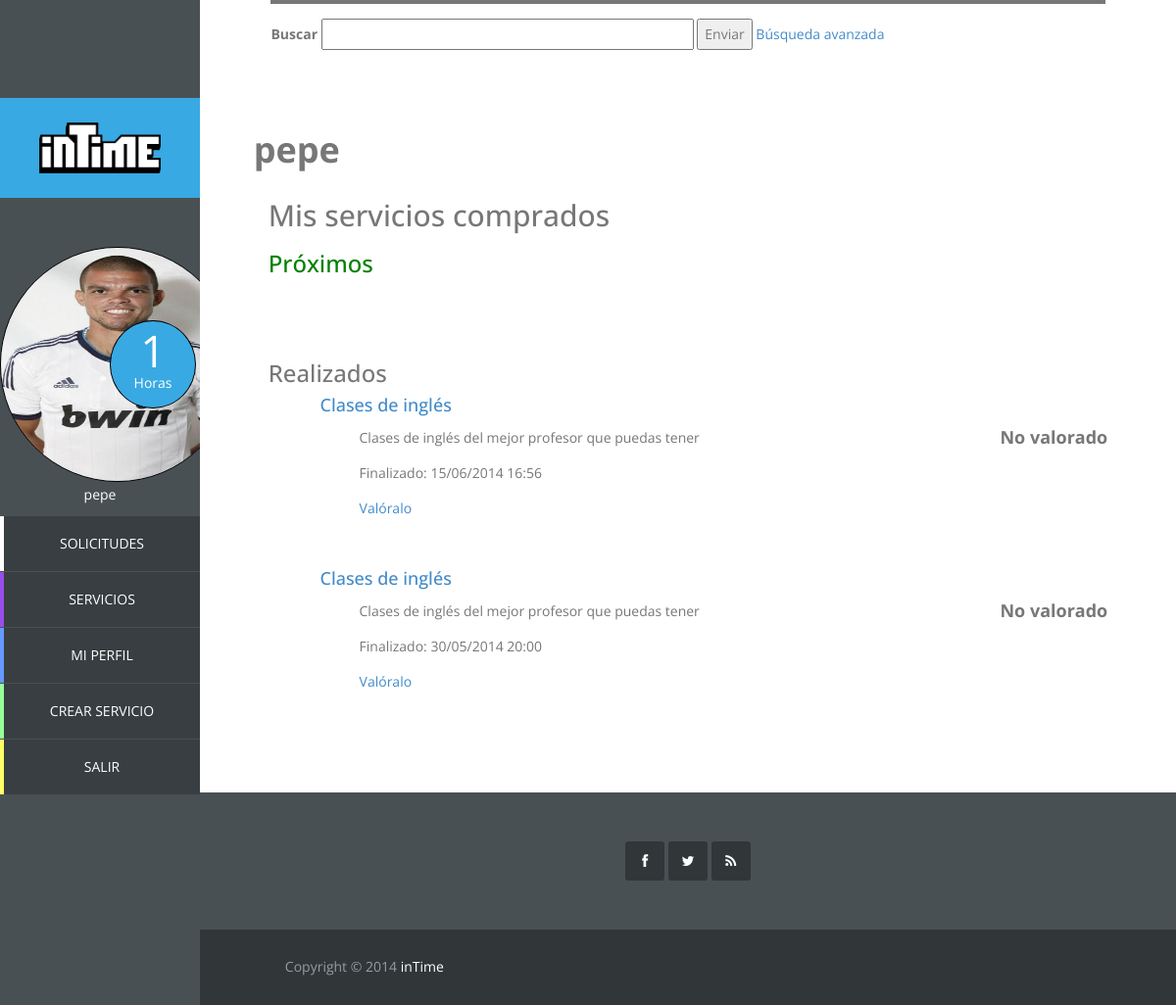
Before: /vista/perfil_usuario.php (signed in) with the older database file.
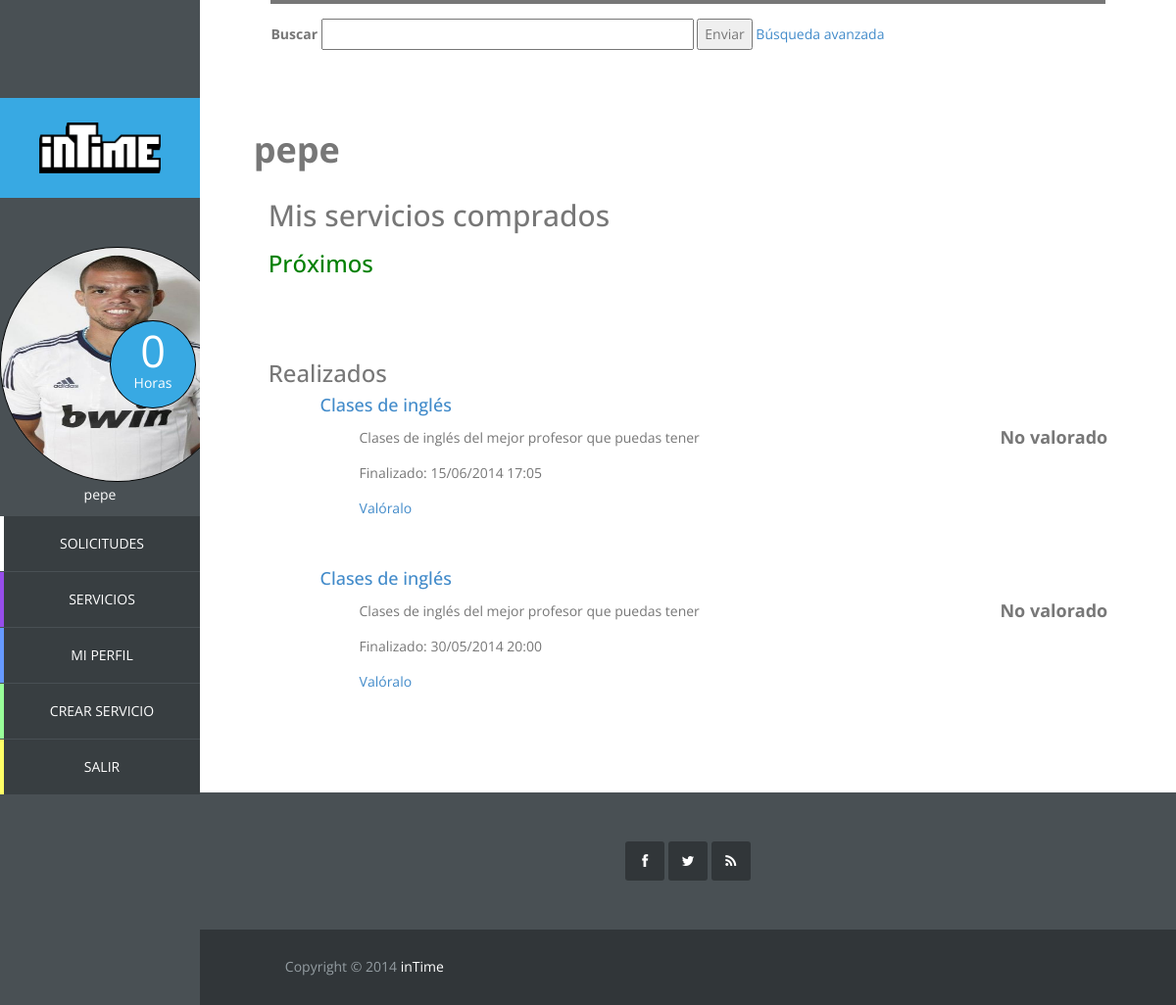
After: the same page with the newer database file.
### tables this page shows
CREATE TABLE IF NOT EXISTS `usuario` (
  `id_usuario` int(11) NOT NULL AUTO_INCREMENT,
  `correo` varchar(40) NOT NULL,
  `nombre` varchar(20) NOT NULL,
  `apellidos` varchar(40) NOT NULL,
  `direccion` varchar(80) NOT NULL,
  `horas_usuario` int(11) NOT NULL,
  `foto_usuario` varchar(20) DEFAULT NULL,
  `pass` char(128) NOT NULL,
  `salt` char(128) NOT NULL,
  `vio_sol_recibidas` datetime NOT NULL,
  `vio_sol_enviadas` datetime NOT NULL,
  PRIMARY KEY (`id_usuario`),
  UNIQUE KEY `correo` (`correo`)
);

CREATE TABLE IF NOT EXISTS `solicitud` (
  `id_solicitud` int(11) NOT NULL AUTO_INCREMENT,
  `id_usuario` int(11) NOT NULL,
  `id_servicio` int(11) NOT NULL,
  `estado` int(11) NOT NULL,
  `fecha` datetime NOT NULL,
  `inicio` datetime NOT NULL,
  `fin` datetime NOT NULL,
  `comentario` varchar(500) NOT NULL,
  PRIMARY KEY (`id_solicitud`),
  KEY `id_usuario` (`id_usuario`,`id_servicio`),
  KEY `id_servicio` (`id_servicio`)
);

CREATE TABLE IF NOT EXISTS `servicio` (
  `id_servicio` int(11) NOT NULL AUTO_INCREMENT,
  `id_usuario` int(11) NOT NULL,
  `id_categoria` int(11) NOT NULL,
  `nombre_servicio` varchar(50) NOT NULL,
  `descripcion` varchar(1000) DEFAULT NULL,
  `horas` int(11) NOT NULL,
  `foto_servicio` blob,
  PRIMARY KEY (`id_servicio`),
  KEY `id_usuario` (`id_usuario`),
  KEY `id_categoria` (`id_categoria`)
);

### modelo/usuario.php (called while the page is built, shortened)
<?php
	class Usuario {
		private $id;
		private $nombre;
		private $horas;
		private $foto;
		public function __construct($id, $correo, $nombre, $apellidos, $direccion, $horas, $foto, $pass, $salt) {
			$this->id = $id;
			$this->nombre = $nombre;
			$this->horas = $horas;
			$this->foto = $foto;
		}
		public function getId(){
			return $this->id;
		}
		public function getNombre(){
			return $this->nombre;
		}
		public function getHoras(){
			return $this->horas;
		}
		public function getFoto(){
			return $this->foto;
		}
	}

### controlador/op_base_datos.php (called while the page is built, shortened)
<?php
class Mysql{
	protected $host="localhost";
	protected $user="root";
    protected $clave="";
    protected $bd="intime";
    protected $conexion;
	protected function conectar(){
        $this->conexion=mysqli_connect($this->host,$this->user,$this->clave);
        mysqli_select_db($this->conexion, $this->bd);
		$this->conexion->set_charset("utf8");
    }
	protected function escapaBd(&$args) {
		$numElems = count($args);
		for($i=0; $i < $numElems; $i++){
			$args[$i] = mysqli_real_escape_string($this->conexion, $args[$i]);
		}
	}
}

### controlador/op_base_datos_usuario.php (called while the page is built, shortened)
<?php
require_once '../controlador/op_base_datos.php';
require_once '../modelo/solicitud.php';
class MysqlUsuario extends Mysql {
	public function conseguirUsuarioById($id){
		$pst = $this->conexion->prepare("select * from usuario where id_usuario = ?");
		$pst->bind_param("s", $id);
		$pst->execute();
		$pst->bind_result($id_usuario, $correo, $nombre, $apellidos, $direccion, $horas, $foto, $pass, $salt,
			$vio_sol_recibidas, $vio_sol_enviadas);
		$usuario = NULL;
		if($pst->fetch()){
			$usuario = new Usuario($id_usuario, $correo, $nombre, $apellidos, $direccion, $horas, $foto, $pass, $salt,
				$vio_sol_recibidas, $vio_sol_enviadas);
		}
		return $usuario;
	}
}

### controlador/op_base_datos_servicio.php (called while the page is built, shortened)
<?php
require_once '../controlador/op_base_datos.php';
require_once '../modelo/servicio.php';
class MysqlServicio extends Mysql {
	public function conseguirServiciosSolicitudAceptadosRealizados($id_usuario){
		$args = array($id_usuario);
		$pst = $this->conexion->prepare("SELECT * FROM servicio join solicitud WHERE solicitud.id_usuario = ?
			and solicitud.id_servicio = servicio.id_servicio and estado = 1 and fin <= NOW()
			order by fin DESC");
		$pst->bind_param("i", $args[0]);
		$pst->execute();
		$pst->bind_result($id_servicio_, $id_usuario, $id_categoria, $nombre, $descripcion, $horas, $foto,
						  $id_solicitud, $id_usuario, $id_servicio, $estado, $fecha, $inicio, $fin, $comentario);
		$resultado = NULL;
		while($pst->fetch()){
			$resultado[] = array (
				'servicio' => new Servicio($id_servicio, $id_usuario, $id_categoria, $nombre, $descripcion, $horas, $foto),
				'solicitud' => new Solicitud($id_solicitud, $id_usuario, $id_servicio, $estado, $fecha, $inicio, $fin, $comentario)
			);
		}
		return $resultado;
	}
}

### modelo/servicio.php (called while the page is built, shortened)
<?php
class Servicio {
	public $id_servicio,
		   $id_usuario,
		   $id_categoria,
		   $nombre,
		   $descripcion,
		   $horas,
		   $foto;
	public function __construct($id_servicio, $id_usuario, $id_categoria, $nombre, $descripcion, $horas, $foto) {
	    $this->id_servicio = $id_servicio;
	    $this->nombre = $nombre;
	    $this->descripcion = $descripcion;
	}
	public function getIdServicio(){
		return $this->id_servicio;
	}
	public function getNombre(){
		return $this->nombre;
	}
	public function getDescripcion() {
		return $this->descripcion;
	}
}

### modelo/solicitud.php (called while the page is built, shortened)
<?php
class Solicitud {
	public $id_solicitud,
		   $id_usuario,
		   $id_servicio,
		   $estado,
		   $fecha,
		   $inicio,
		   $fin,
		   $comentario;
	public function __construct($id_solicitud, $id_usuario, $id_servicio, $estado, $fecha, $inicio, $fin, $comentario){
		$this->id_solicitud = $id_solicitud;
		$this->fin = $fin;
	}
	public function getIdSolicitud(){
		return $this->id_solicitud;
	}
	public function getFinFormateada(){
		$date = new DateTime($this->fin);
		return $date->format(FormatoFecha::dateFormat);
	}
}

### controlador/op_base_datos_servicio_realizado.php (called while the page is built, shortened)
<?php
require_once 'op_base_datos.php';
class MysqlServicioRealizado extends Mysql {
	public function estaValorado($id_solicitud){
		$args = array($id_solicitud);
		$pst = $this->conexion->prepare("SELECT id_solicitud FROM servicio_realizado natural join valoracion_servicio WHERE id_solicitud = ?");
		$pst->bind_param("i", $args[0]);
		$pst->execute();
		$esta = FALSE;
		return $esta;
	}
}

### vista/perfil_usuario.php (the view, shortened to what the changed rows need)
<?php
	require_once '../controlador/op_base_datos_usuario.php';
	require_once '../controlador/op_base_datos_servicio.php';
	require_once '../controlador/op_base_datos_servicio_realizado.php';
	require_once '../modelo/usuario.php';
	require_once '../modelo/servicio.php';
	require_once '../modelo/solicitud.php';
?>
<!DOCTYPE html>
<html lang="es">
	<head>
		<link rel="stylesheet" href="css/bootstrap.min.css">
		<link rel="stylesheet" href="css/font-awesome.min.css">
		<link rel="stylesheet" href="css/templatemo_misc.css">
		<link rel="stylesheet" href="css/templatemo_style.css">
	</head>
	<body>
		<?php include "sidebar.php";
			$BDD = new MysqlServicio();
			$servicios_realizados = $BDD->conseguirServiciosSolicitudAceptadosRealizados($usuario->getId());
		?>
		<div id="main-content">
			<div id="templatemo">
				<div class="section-content">
					<div class="row">
						<div class="col-md-12">
							<div class="section-title">
							</div>
						</div>
						<h1 id='nombre-principal'><?php echo $usuario->getNombre()." ".$usuario->getApellidos(); ?></h1>
					</div>
					<div class="cuerpo">
						<h2>Mis servicios comprados</h2>
						<div class="lista-serv" id="realizados">
							<?php
								if(isset($servicios_realizados)){
									foreach($servicios_realizados as $row){
										$servicio = $row['servicio'];
										$solicitud = $row['solicitud'];
							?>
										<div class="servicio-ej">
											<?php
												echo '<a href="servicio.php?id_servicio='.$servicio->getIdServicio().'"><h4>'.$servicio->getNombre().'</h4></a>';
											?>
											<div class="serv-nota">
											<?php
												$nota = $BDD->notamedia($servicio->getIdServicio());
												if (!empty($nota))
													echo"<p>Nota: ".$nota."</p>";
												else
													echo"<p>No valorado</p>";
											?>
											</div>
												<div class="serv-desc">
												<?php
													echo"<p>".$servicio->getDescripcion()."</p>";
													echo "<p>Finalizado: ".$solicitud->getFinFormateada()."</p>";
													$BDDServicioRealizado = new  MysqlServicioRealizado();
													if(!$BDDServicioRealizado->estaValorado($solicitud->getIdSolicitud())){
												?>
													<p>
														<a id="mov<?php echo $solicitud->getIdSolicitud()?>" class="mostrar-ocultar" onclick="mostrarFormularioValoracion(<?php echo $solicitud->getIdSolicitud()?>)" >Valóralo</a>
													</p>
												<?php
													}
												?>
											</div>
										</div>
							<?php
									}
								}
							?>
						</div>
					</div>
				</div>
			</div>
		</div>
	</body>
</html>

### vista/sidebar.php (shortened to what the changed rows need)
<?php
$dir = $_SERVER["REQUEST_URI"];
$array = explode("/", $dir);
$n = count($array);
?>
	<div id="main-sidebar">
		<?php
		if($array[$n-1] == "index.php" || $array[$n-1] == ""){
		?>
		<div class="logo">
			<a href="index.php"><img src="vista/images/logo.png"/></a>
		</div>
		<ul class="main-menu">
			<li class="services">
				<a href='vista/mostrar_servicios.php'>servicios</a>
			</li>
			<li class="about">
				<a href="vista/sobrenosotros.php">sobre nosotros</a>
			</li>
			<li class="contact">
				<a href="vista/contacto.php">contacto</a>
			</li>
		</ul>
		<?php
		}else {
			require_once '../controlador/op_base_datos_usuario.php';
			require_once '../controlador/op_base_datos_servicio_realizado.php';
			require_once '../controlador/op_base_datos_servicio.php';
			require_once '../modelo/servicio.php';
			if(isset($_SESSION['login_usuario']) && $_SESSION['login_usuario']){
				$usuario = $_SESSION['usuario'];
				$BDD = new MysqlUsuario();
				$usuario = $BDD->conseguirUsuarioById($usuario->getId());
		?>
				<div class="logo">
					<a href="perfil_usuario.php">
						<img src="images/logo.png"/>
					</a>
				</div>
				<div class="navigation-log-in">
					<ul class="main-menu">
						<div class="circle-text">
							<div class="contador">
									<?php echo $usuario->getHoras() ?>
							</div>
							<p>Horas</p>
						</div>
						<?php
							if($usuario->getFoto() == NULL){
								echo "<a href='perfil_usuario.php'><img src='images/usuario/user_defect.png'></a>";
							}else{
						?>
								<a href='perfil_usuario.php'><img src='<?php echo "images/usuario/".$usuario->getFoto() ?>'></a>
						<?php
							}
						?>
						<p>
							<?php echo $usuario->getNombre() ?>
						</p>
						<li class="requests">
							<a href="solicitudes.php">Solicitudes</a>
						</li>
						<li class="services">
							<a href="mostrar_servicios.php">servicios</a>
						</li>
						<li class="profile">
							<a href="perfil.php?id_usuario=<?php echo $usuario->getId() ?>">Mi Perfil</a>
						</li>
						<li class="new-job">
							<a href="crearservicio.php">Crear Servicio</a>
						</li>
						<li class="log-out">
							<a href="../controlador/logout.php">Salir</a>
						</li>
					</ul>
				</div>
		<?php
			}else if(isset($_SESSION['login_admin']) && $_SESSION['login_admin']) {
		?>
				<div class="logo">
					<a href="perfil_admin.php"><img src="images/logo.png"/></a>
				</div>
				<div class="navigation-log-in">
					<ul class="main-menu">
						<div class="circle-text">
							<div class="contador">-</div>
							<p>Horas</p>
						</div>
						<img src="images/admin.jpg" >
						<li class="user-list">
							<a href="usuariosadmin.php">Lista Usuarios</a>
						</li>
						<li class="service-list">
							<a href="serviciosadmin.php">Lista Servicios</a>
						</li>
						<li class="log-out">
							<a href="../controlador/logout.php">Salir</a>
						</li>
					</ul>
				</div>
		<?php
			}
		?>
		<?php
		}
		?>
	</div>

Changed rows visible on the page:
changed usuario "pepe": horas_usuario "1" → "0"
changed solicitud (number 1 of 2 on the later page): fin "15/06/2014 16:56" → "15/06/2014 17:05"
